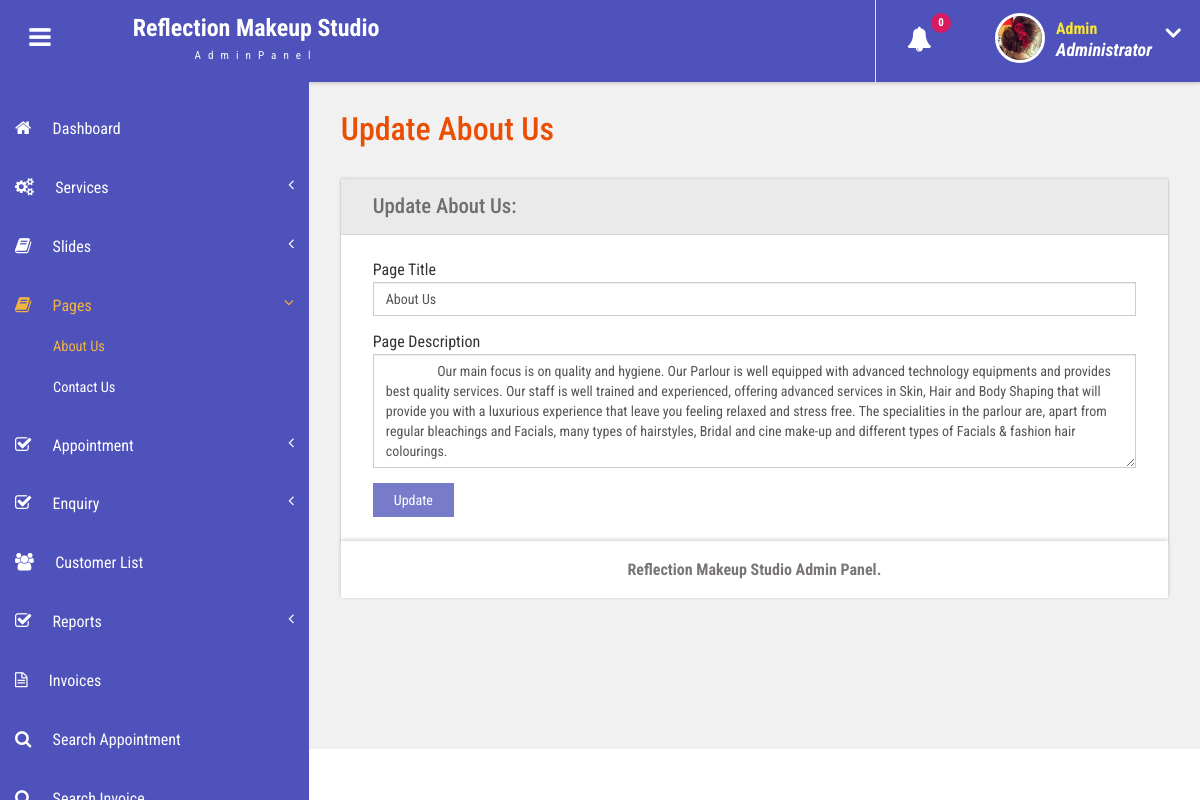
The page /rms/admin/about-us.php (signed in) on the database its author committed.
### tables this page shows
CREATE TABLE `tblpage` (
  `ID` int(10) NOT NULL,
  `PageType` varchar(200) DEFAULT NULL,
  `PageTitle` mediumtext DEFAULT NULL,
  `PageDescription` mediumtext DEFAULT NULL,
  `Email` varchar(200) DEFAULT NULL,
  `MobileNumber` bigint(10) DEFAULT NULL,
  `UpdationDate` date DEFAULT NULL,
  `Timing` varchar(200) NOT NULL
);

### rms/admin/about-us.php (the view, shortened to what this page needs)
<?php
include('includes/dbconnection.php');
if (strlen($_SESSION['bpmsaid']==0)) {
  header('location:logout.php');
  } else{
  ?>
<!DOCTYPE HTML>
<html>
<head>
<link href="css/bootstrap.css" rel='stylesheet' type='text/css' />
<link href="css/style.css" rel='stylesheet' type='text/css' />
<link href="css/font-awesome.css" rel="stylesheet">
<link href="css/animate.css" rel="stylesheet" type="text/css" media="all">
<link href="css/custom.css" rel="stylesheet">
</head>
<body class="cbp-spmenu-push">
	<div class="main-content">
		 <?php include_once('includes/sidebar.php');?>
	 <?php include_once('includes/header.php');?>
		<div id="page-wrapper">
			<div class="main-page">
				<div class="forms">
					<h3 class="title1">Update About Us</h3>
					<div class="form-grids row widget-shadow" data-example-id="basic-forms">
						<div class="form-title">
							<h4>Update About Us:</h4>
						</div>
						<div class="form-body">
							<form method="post">
  <?php
$ret=mysqli_query($con,"select * from  tblpage where PageType='aboutus'");
while ($row=mysqli_fetch_array($ret)) {
?>
							 <div class="form-group"> <label for="exampleInputEmail1">Page Title</label> <input type="text" class="form-control" name="pagetitle" id="pagetitle" value="<?php  echo $row['PageTitle'];?>" required="true"> </div> <div class="form-group"> <label for="exampleInputPassword1">Page Description</label> <textarea name="pagedes" id="pagedes" rows="5" class="form-control">
        <?php  echo $row['PageDescription'];?></textarea> </div>
							 <?php } ?>
							  <button type="submit" name="submit" class="btn btn-default">Update</button> </form>
						</div>
					</div>
			</div>
		</div>
		 <?php include_once('includes/footer.php');?>
	</div>
</body>
</html>
<?php } ?>

### rms/admin/includes/header.php (shortened to what this page needs)
<div class="sticky-header header-section " style="background-color: #4f52ba;">
      <div class="header-left" >
        <button id="showLeftPush" style="background-color: #4f52ba;"><i class="fa fa-bars" style="color: white; font-size: 25px;"></i></button>
        <div class="logo" style="background-color: #4f52ba;">
          <a href="index.html">
            <h1>Reflection Makeup Studio</h1><span>AdminPanel</span>
          </a>
        </div>
      </div>
      <div class="header-right">
        <div class="profile_details_left">
          <ul class="nofitications-dropdown">
            <?php
$ret1=mysqli_query($con,"select tbluser.FirstName,tbluser.LastName,tblbook.ID as bid,tblbook.AptNumber from tblbook join tbluser on tbluser.ID=tblbook.UserID where tblbook.Status is null");
$num=mysqli_num_rows($ret1);
?>
            <li class="dropdown head-dpdn">
              <a href="#" class="dropdown-toggle" data-toggle="dropdown" aria-expanded="false"><i class="fa fa-bell" style="color: white; font-size: 25px;"></i>
              <span class="badge blue"><?php echo $num;?></span></a>
            </li>
          </ul>
          <div class="clearfix"> </div>
        </div>
        <div class="profile_details">
        <?php
$adid=$_SESSION['bpmsaid'];
$ret=mysqli_query($con,"select AdminName from tbladmin where ID='$adid'");
$row=mysqli_fetch_array($ret);
$name=$row['AdminName'];
?>
          <ul>
            <li class="dropdown profile_details_drop">
              <a href="#" class="dropdown-toggle" data-toggle="dropdown" aria-expanded="false">
                <div class="profile_img">
                  <span class="prfil-img"><img src="images/admin.jpg" alt="" width="50" height="50" style="border: 3px solid white; border-radius: 50%;"></span>
                  <div class="user-name">
                    <p  style="color:#fae637;"><?php echo $name; ?></p>
                    <span style="color: #ffffff; font-size: 18px; font-weight: bold;">Administrator</span>
                  </div>
                  <i class="fa fa-angle-down lnr" style="color: white; font-weight: bold;"></i>
                  <div class="clearfix"></div>
                </div>
              </a>
            </li>
          </ul>
        </div>
      </div>
      <div class="clearfix"> </div>
    </div>

### rms/admin/css/style.css (style rules this page uses)
h4, h5, h6, h1, h2, h3 { margin: 0; }
ul, ol { margin: 0; }
p { margin: 0; }
html, body { font-family: 'Roboto Condensed', sans-serif; font-size: 100%; overflow-x: hidden; background: #fff; }
body a { transition: 0.5s all ease; -webkit-transition: 0.5s all ease; -moz-transition: 0.5s all ease; -o-transition: 0.5s all ease; -ms-transition: 0.5s all ease; text-decoration:none; }
h1,h2,h3,h4,h5,h6 { margin:0; }
p { margin:0; }
ul,label { margin:0; padding:0; }
.main-content { position: relative; }
.sticky-header { position: fixed; top: 0; left:0px; width: 100%; z-index: 100; }
.header-section { background:#FFF; box-shadow: 1px 1px 4px rgba(0, 0, 0, 0.21); -webkit-box-shadow: 1px 1px 4px rgba(0, 0, 0, 0.21); -moz-box-shadow: 1px 1px 4px rgba(0, 0, 0, 0.21); -o-box-shadow: 1px 1px 4px rgba(0, 0, 0, 0.21); }
.header-section::after { clear: both; display: block; content: ''; }
.header-left { float: left; width: 45%; }
.header-right { float: right; }
button#showLeftPush { font-size: 1.5em; width: 80px; padding: 0.87em 0; text-align: center; cursor: pointer; float: left; color: #6F6F6F; -moz-transition: all 0.2s ease-out 0s; -webkit-transition: all 0.2s ease-out 0s; transition: all 0.2s ease-out 0s; border: none; background-color: #fff; outline:none; }
.cbp-spmenu-push { overflow-x: hidden; position: relative; }
.cbp-spmenu, .cbp-spmenu-push { -webkit-transition: all 0.3s ease; -moz-transition: all 0.3s ease; transition: all 0.3s ease; }
.cbp-spmenu-push div#page-wrapper { margin: 0 0 0 19.3em; transition:.5s all; -webkit-transition:.5s all; -moz-transition:.5s all; }
.fa { display: inline-block; font-family: FontAwesome; font-style: normal; font-weight: normal; line-height: 1; -webkit-font-smoothing: antialiased; -moz-osx-font-smoothing: grayscale; }
.logo { background: #6164C1; text-align: center; float: left; }
.logo a { padding: 0.9em 3.3em .7em; display: block; text-decoration: none; }
.logo a h1 { color: #fff; font-size: 1.5em; line-height: 1.2em; font-weight: 700; }
.logo a span { color: #F8F8F8; font-size: .7em; text-align: center; letter-spacing: 7px; }
.profile_details_left { float: left; }
li.dropdown.head-dpdn { display: inline-block; padding: 1.7em 0; border-left: 1px solid #E0E0E0; float: left; }
li.dropdown.head-dpdn a.dropdown-toggle { padding: 1.7em 2em; }
i.fa.fa-bell { color:#6F6F6F; }
.header-right span.badge { font-size: 11px; font-weight: bold; color: #FFF; background: #8BC34A; line-height: 15px; width: 20px; height: 20px; border-radius: 2em; -webkit-border-radius: 2em; -moz-border-radius: 2em; -o-border-radius: 2em; text-align: center; display: inline-block; position: absolute; top: 16%; padding: 2px 0 0; }
.header-right span.blue { background-color:#D81B60; }
.profile_details { float: right; }
.profile_details_drop a.dropdown-toggle { display:block; padding: 0.8em 3em 0 2em; }
.profile_img span.prfil-img { float:left; }
.user-name { float:left; margin-top:8px; margin-left:11px; height:35px; }
.profile_details ul li { list-style-type:none; position:relative; }
.profile_details li a i.fa.lnr { position: absolute; top: 34%; right: 8%; color: #4F52BA; font-size: 1.6em; }
.user-name p { font-size:1em; color:#DD6777; line-height:1em; font-weight:700; }
.user-name span { font-size: .75em; font-style: italic; color: #424f63; font-weight: normal; margin-top: .3em; }
.charts,.row { margin: 2em 0 0; }
.widget-shadow { background-color: #fff; box-shadow: 0 -1px 3px rgba(0,0,0,.12),0 1px 2px rgba(0,0,0,.24); -webkit-box-shadow: 0 -1px 3px rgba(0,0,0,.12),0 1px 2px rgba(0,0,0,.24); -moz-box-shadow: 0 -1px 3px rgba(0,0,0,.12),0 1px 2px rgba(0,0,0,.24); }
h3.title1 { font-size: 2em; color: #e94e02; margin-bottom: 0.8em; }
.forms h3.title1 { margin-bottom:0; }
.forms h4 { font-size: 1.3em; color: #6F6F6F; }
.form-title { padding: 1em 2em; background-color: #EAEAEA; border-bottom: 1px solid #D6D5D5; }
.form-body { padding: 1.5em 2em; }
.forms label { font-weight: 400; }
.form-control { border-radius: inherit; }
.forms button.btn.btn-default { background-color: rgba(97, 100, 193, 0.85); color: #fff; padding: .5em 1.5em; border: none; outline:none; border-radius: inherit; }

### rms/admin/css/custom.css (style rules this page uses)
#page-wrapper { padding:7em 2em 2.5em; background-color: #F1F1F1; }

### rows shown on the page
tblpage: pagetitle "About Us", pagedes "Our main focus is on quality and hygiene. Our Parlour is well equipped with advanced technology equipments and provides best quality services. Our staff is well trained and experienced, offering advanced services in Skin, Hair and Body Shaping that will provide you with a luxurious experience that leave you feeling relaxed and stress free. The specialities in the parlour are, apart from regular bleachings and Facials, many types of hairstyles, Bridal and cine make-up and different types of Facials & fashion hair colourings."

### other values the page prints
$num "0"
$name "Admin"
